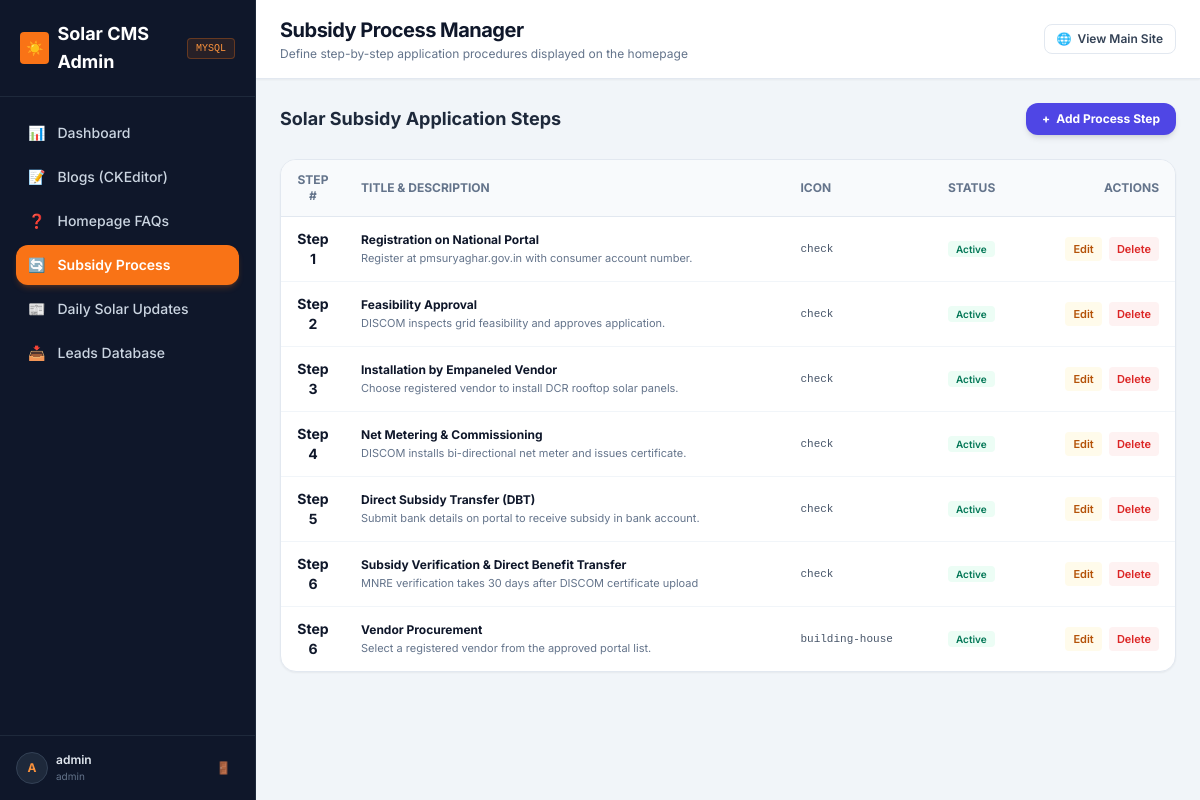
The app's page /admin/process.php (signed in) with its own data.
### tables this page shows
CREATE TABLE `solar_process` (
  `id` varchar(64) NOT NULL,
  `step_number` int(11) NOT NULL,
  `title` varchar(255) NOT NULL,
  `short_description` text NOT NULL,
  `detailed_content` text DEFAULT NULL,
  `icon_name` varchar(50) NOT NULL DEFAULT 'check',
  `is_active` tinyint(1) NOT NULL DEFAULT 1,
  `created_at` datetime NOT NULL
);

### bootstrap.php (called while the page is built, shortened)
<?php
spl_autoload_register(function ($class) {
    if (strpos($class, 'Config\\') === 0) {
        $base_dir = __DIR__ . '/config/';
        $relative_class = substr($class, 7);
        $file = $base_dir . str_replace('\\', '/', $relative_class) . '.php';
        if (file_exists($file)) {
            return;
        }
    }
    $base_dir = __DIR__ . '/src/';
    $file = $base_dir . str_replace('\\', '/', $class) . '.php';
});

### src/Repository/RepositoryFactory.php (called while the page is built, shortened)
<?php
class RepositoryFactory {
    public static function create(string $entity = 'lead'): object {
        $driver = strtolower(Config::DB_DRIVER);
        $isMySql = ($driver === 'mysql');
        switch (strtolower($entity)) {
            case 'process':
            case 'solar_process':
                return $isMySql ? new MySqlProcessRepository() : new JsonFileProcessRepository();
        }
    }
}

### src/Core/Database.php (called while the page is built, shortened)
<?php
class Database {
    private static ?PDO $instance = null;
    public static function getConnection(): ?PDO {
        if (self::$instance === null) {
            try {
                $dsn = sprintf(
                    "mysql:host=%s;port=%s;dbname=%s;charset=utf8mb4",
                    Config::DB_HOST,
                    Config::DB_PORT,
                    Config::DB_NAME
                );
                self::$instance = new PDO($dsn, Config::DB_USER, Config::DB_PASS, [
                    PDO::ATTR_ERRMODE => PDO::ERRMODE_EXCEPTION,
                    PDO::ATTR_DEFAULT_FETCH_MODE => PDO::FETCH_ASSOC,
                    PDO::ATTR_EMULATE_PREPARES => false,
                ]);
                self::ensureTablesExist(self::$instance);
            } catch (PDOException $e) {
                try {
                    $rootDsn = sprintf("mysql:host=%s;port=%s;charset=utf8mb4", Config::DB_HOST, Config::DB_PORT);
                    $rootPdo = new PDO($rootDsn, Config::DB_USER, Config::DB_PASS);
                    $rootPdo->exec("CREATE DATABASE IF NOT EXISTS `" . Config::DB_NAME . "` DEFAULT CHARACTER SET utf8mb4 COLLATE utf8mb4_unicode_ci;");
                    self::$instance = new PDO($dsn, Config::DB_USER, Config::DB_PASS, [
                        PDO::ATTR_ERRMODE => PDO::ERRMODE_EXCEPTION,
                        PDO::ATTR_DEFAULT_FETCH_MODE => PDO::FETCH_ASSOC,
                        PDO::ATTR_EMULATE_PREPARES => false,
                    ]);
                    self::ensureTablesExist(self::$instance);
                } catch (PDOException $ex) {
                    error_log("Database Connection Error: " . $ex->getMessage());
                    return null;
                }
            }
        }
        return self::$instance;
    }
    private static function ensureTablesExist(PDO $pdo): void {
        $pdo->exec("CREATE TABLE IF NOT EXISTS `users` (
            `id` VARCHAR(64) PRIMARY KEY,
            `username` VARCHAR(50) NOT NULL UNIQUE,
            `password_hash` VARCHAR(255) NOT NULL,
            `email` VARCHAR(100) NULL,
            `role` VARCHAR(20) NOT NULL DEFAULT 'admin',
            `created_at` DATETIME NOT NULL
        ) ENGINE=InnoDB DEFAULT CHARSET=utf8mb4;");
        $stmt = $pdo->prepare("SELECT COUNT(*) FROM `users` WHERE `username` = ?");
        $stmt->execute([Config::DEFAULT_ADMIN_USER]);
        $pdo->exec("CREATE TABLE IF NOT EXISTS `blogs` (
            `id` VARCHAR(64) PRIMARY KEY,
            `title` VARCHAR(255) NOT NULL,
            `slug` VARCHAR(255) NOT NULL UNIQUE,
            `category` VARCHAR(100) NOT NULL,
            `description` TEXT NULL,
            `content` LONGTEXT NOT NULL,
            `cover_image` VARCHAR(255) NULL,
            `reading_time` VARCHAR(50) NOT NULL DEFAULT '5 min',
            `author` VARCHAR(100) NOT NULL DEFAULT 'Solar Expert',
            `is_published` TINYINT(1) NOT NULL DEFAULT 1,
            `created_at` DATETIME NOT NULL,
            `updated_at` DATETIME NOT NULL
        ) ENGINE=InnoDB DEFAULT CHARSET=utf8mb4;");
        $pdo->exec("CREATE TABLE IF NOT EXISTS `faqs` (
            `id` VARCHAR(64) PRIMARY KEY,
            `question` TEXT NOT NULL,
            `answer` TEXT NOT NULL,
            `display_order` INT NOT NULL DEFAULT 0,
            `is_active` TINYINT(1) NOT NULL DEFAULT 1,
            `category` VARCHAR(100) NOT NULL DEFAULT 'General',
            `created_at` DATETIME NOT NULL
        ) ENGINE=InnoDB DEFAULT CHARSET=utf8mb4;");
        $faqCount = (int)$pdo->query("SELECT COUNT(*) FROM `faqs`")->fetchColumn();
        $pdo->exec("CREATE TABLE IF NOT EXISTS `solar_process` (
            `id` VARCHAR(64) PRIMARY KEY,
            `step_number` INT NOT NULL,
            `title` VARCHAR(255) NOT NULL,
            `short_description` TEXT NOT NULL,
            `detailed_content` TEXT NULL,
            `icon_name` VARCHAR(50) NOT NULL DEFAULT 'check',
            `is_active` TINYINT(1) NOT NULL DEFAULT 1,
            `created_at` DATETIME NOT NULL
        ) ENGINE=InnoDB DEFAULT CHARSET=utf8mb4;");
        $procCount = (int)$pdo->query("SELECT COUNT(*) FROM `solar_process`")->fetchColumn();
        $pdo->exec("CREATE TABLE IF NOT EXISTS `daily_updates` (
            `id` VARCHAR(64) PRIMARY KEY,
            `title` VARCHAR(255) NOT NULL,
            `slug` VARCHAR(255) NOT NULL UNIQUE,
            `category` VARCHAR(100) NOT NULL DEFAULT 'Industry News',
            `snippet` TEXT NOT NULL,
            `content` LONGTEXT NOT NULL,
            `image_url` VARCHAR(255) NULL,
            `is_featured` TINYINT(1) NOT NULL DEFAULT 0,
            `published_at` DATETIME NOT NULL,
            `created_at` DATETIME NOT NULL
        ) ENGINE=InnoDB DEFAULT CHARSET=utf8mb4;");
        $newsCount = (int)$pdo->query("SELECT COUNT(*) FROM `daily_updates`")->fetchColumn();
    }
}

### src/Repository/MySqlProcessRepository.php (called while the page is built, shortened)
<?php
class MySqlProcessRepository implements IProcessRepository {
    private ?PDO $db;
    public function __construct() {
        $this->db = Database::getConnection();
    }
    public function getAll(bool $activeOnly = true): array {
        $sql = "SELECT * FROM `solar_process` " . ($activeOnly ? "WHERE `is_active` = 1 " : "") . "ORDER BY `step_number` ASC, `created_at` ASC";
        $stmt = $this->db->query($sql);
        return $stmt->fetchAll() ?: [];
    }
}

### admin/process.php (the view, shortened to what this page needs)
<?php
require_once __DIR__ . '/../bootstrap.php';
$procRepo = RepositoryFactory::create('process');
$steps = $procRepo->getAll(false);
?>
<div class="space-y-6">
    <div class="flex items-center justify-between">
        <h2 class="text-lg font-bold text-slate-800">Solar Subsidy Application Steps</h2>
        <button type="button" onclick="openProcModal()" class="px-4 py-2 bg-indigo-600 text-white text-xs font-bold rounded-xl shadow-md hover:bg-indigo-700 transition-all flex items-center gap-1.5">
            <span>+</span>
            <span>Add Process Step</span>
        </button>
    </div>
    <div class="bg-white border border-slate-200 rounded-2xl shadow-sm overflow-hidden">
        <?php if (!empty($steps)): ?>
            <div class="overflow-x-auto">
                <table class="w-full text-left text-xs">
                    <thead class="bg-slate-50 border-b border-slate-200 text-slate-500 uppercase font-semibold">
                        <tr>
                            <th class="px-4 py-3 w-16 text-center">Step #</th>
                            <th class="px-4 py-3">Title & Description</th>
                            <th class="px-4 py-3">Icon</th>
                            <th class="px-4 py-3">Status</th>
                            <th class="px-4 py-3 text-right">Actions</th>
                        </tr>
                    </thead>
                    <tbody class="divide-y divide-slate-100 font-medium">
                        <?php foreach ($steps as $p): ?>
                            <tr class="hover:bg-slate-50 transition-colors">
                                <td class="px-4 py-3 font-bold text-slate-900 text-center text-sm">
                                    Step <?= (int)($p['step_number'] ?? 1) ?>
                                </td>
                                <td class="px-4 py-3">
                                    <span class="font-bold text-slate-900 block"><?= htmlspecialchars($p['title']) ?></span>
                                    <p class="text-slate-500 font-normal text-[11px] line-clamp-1 mt-0.5"><?= htmlspecialchars($p['short_description']) ?></p>
                                </td>
                                <td class="px-4 py-3 font-mono text-slate-600 text-[11px]">
                                    <?= htmlspecialchars($p['icon_name'] ?? 'check') ?>
                                </td>
                                <td class="px-4 py-3">
                                    <span class="rounded px-2 py-0.5 text-[10px] font-semibold <?= !empty($p['is_active']) ? 'bg-emerald-50 text-emerald-700' : 'bg-slate-100 text-slate-500' ?>">
                                        <?= !empty($p['is_active']) ? 'Active' : 'Hidden' ?>
                                    </span>
                                </td>
                                <td class="px-4 py-3 text-right space-x-1">
                                    <button type="button" onclick='editProc(<?= json_encode($p) ?>)' class="px-2 py-1 bg-amber-50 text-amber-700 hover:bg-amber-100 rounded text-[11px] font-semibold">Edit</button>
                                    <form method="POST" action="" class="inline" onsubmit="return confirm('Delete this process step?')">
                                        <button type="submit" class="px-2 py-1 bg-red-50 text-red-600 hover:bg-red-100 rounded text-[11px] font-semibold">Delete</button>
                                    </form>
                                </td>
                            </tr>
                        <?php endforeach; ?>
                    </tbody>
                </table>
            </div>
        <?php endif; ?>
    </div>
</div>
<?php
require_once __DIR__ . '/layout.php';
?>

### admin/layout.php (style rules this page uses)
body { font-family: 'Inter', sans-serif; }

### records on screen
solar_process: step_number "1", title "Registration on National Portal", short_description "Register at pmsuryaghar.gov.in with consumer account number.", icon_name "check", is_active "Active"
solar_process: step_number "2", title "Feasibility Approval", short_description "DISCOM inspects grid feasibility and approves application.", icon_name "check", is_active "Active"
solar_process: step_number "3", title "Installation by Empaneled Vendor", short_description "Choose registered vendor to install DCR rooftop solar panels.", icon_name "check", is_active "Active"
solar_process: step_number "4", title "Net Metering & Commissioning", short_description "DISCOM installs bi-directional net meter and issues certificate.", icon_name "check", is_active "Active"
solar_process: step_number "5", title "Direct Subsidy Transfer (DBT)", short_description "Submit bank details on portal to receive subsidy in bank account.", icon_name "check", is_active "Active"
solar_process: step_number "6", title "Subsidy Verification & Direct Benefit Transfer", short_description "MNRE verification takes 30 days after DISCOM certificate upload", icon_name "check", is_active "Active"
solar_process: step_number "6", title "Vendor Procurement", short_description "Select a registered vendor from the approved portal list.", icon_name "building-house", is_active "Active"

### other values on screen
Config::DB_DRIVER "MYSQL"
substr($currentUser['username'] ?? 'A', 0, 1) "A"
$currentUser['username'] "admin"
$currentUser['role'] "admin"
$pageTitle "Subsidy Process Manager"
$pageSubtitle "Define step-by-step application procedures displayed on the homepage"
